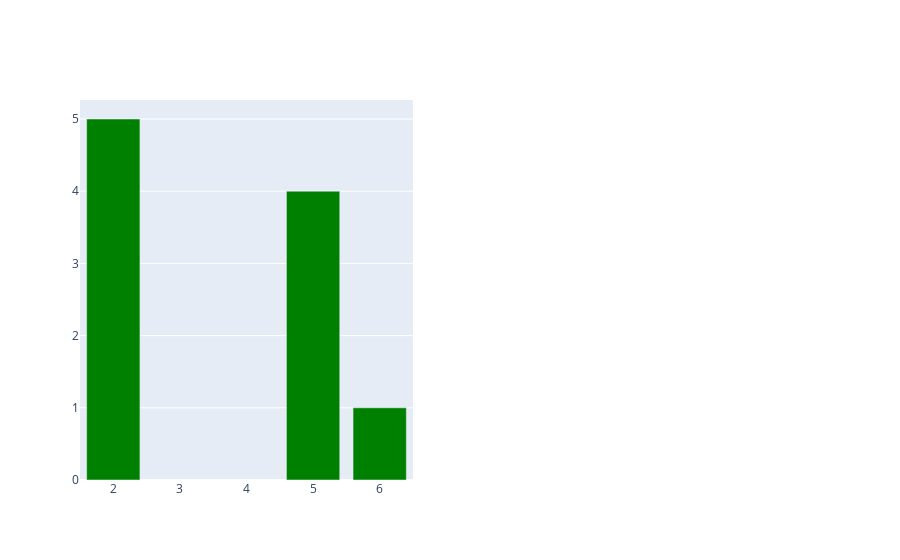

Here is the notebook cell this chart was saved with:
### Code cell
fig = make_subplots(rows=1, cols=2)

fig.add_trace(go.Bar(y=[1, 4, 5], x=[6, 5, 2], marker_color="green"), row=1, col=1)

fig.show()

### Figure 1 — Plotly figure (JSON) as saved in the notebook; plotly's stock layout.template omitted (floating-point values rounded to 4 significant figures)
{"data": [{"marker": {"color": "green"}, "type": "bar", "x": [6, 5, 2], "xaxis": "x", "y": [1, 4, 5], "yaxis": "y"}], "layout": {"xaxis": {"anchor": "y", "domain": [0, 0.45]}, "xaxis2": {"anchor": "y2", "domain": [0.55, 1]}, "yaxis": {"anchor": "x", "domain": [0, 1]}, "yaxis2": {"anchor": "x2", "domain": [0, 1]}}}
